Frame 1 (no input): blank canvas, image omitted
Frame 60 (the mouse pressed at the canvas centre just before this capture): blank canvas, image omitted
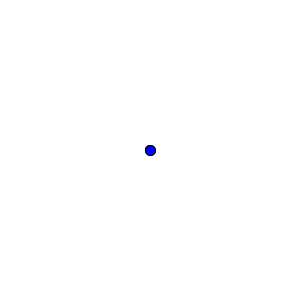
Frame 120 (the mouse held since frame 60 and released just before this capture)

The Processing sketch whose frames 1 and 60 were blank and that drew this single picture after the mouse press (run headless with seeded random() and noise(); from frame 60 on, the mouse is pressed at the canvas centre):

// Processing sketch: PMouseXY
// ── PMouseXY.pde
void setup() {
  size(300, 300);
}

void draw() {
  background(255);
  fill(255, 0, 0);
  ellipse(mouseX, mouseY, 10, 10);
  fill(0, 0, 255);
  ellipse(pmouseX, pmouseY, 10, 10);
}
